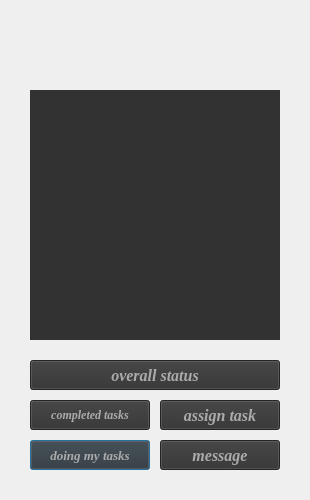
<?xml version="1.0" encoding="UTF-8"?>
<ui version="4.0">
 <class>project_window_2</class>
 <widget class="QDialog" name="project_window_2">
  <property name="geometry">
   <rect>
    <x>0</x>
    <y>0</y>
    <width>310</width>
    <height>500</height>
   </rect>
  </property>
  <property name="minimumSize">
   <size>
    <width>310</width>
    <height>500</height>
   </size>
  </property>
  <property name="maximumSize">
   <size>
    <width>310</width>
    <height>500</height>
   </size>
  </property>
  <property name="windowTitle">
   <string>Dialog</string>
  </property>
  <property name="styleSheet">
   <string notr="true"/>
  </property>
  <widget class="QPushButton" name="pushButton_7">
   <property name="geometry">
    <rect>
     <x>30</x>
     <y>440</y>
     <width>120</width>
     <height>30</height>
    </rect>
   </property>
   <property name="font">
    <font>
     <family>Georgia</family>
     <pointsize>10</pointsize>
     <weight>75</weight>
     <italic>true</italic>
     <bold>true</bold>
    </font>
   </property>
   <property name="cursor">
    <cursorShape>PointingHandCursor</cursorShape>
   </property>
   <property name="toolTip">
    <string>doing my tasks</string>
   </property>
   <property name="styleSheet">
    <string notr="true">color: rgb(171, 171, 171);
background-color: rgb(50, 50, 50);</string>
   </property>
   <property name="text">
    <string>doing my tasks</string>
   </property>
  </widget>
  <widget class="QPushButton" name="pushButton_8">
   <property name="geometry">
    <rect>
     <x>30</x>
     <y>400</y>
     <width>120</width>
     <height>30</height>
    </rect>
   </property>
   <property name="font">
    <font>
     <family>Georgia</family>
     <pointsize>9</pointsize>
     <weight>75</weight>
     <italic>true</italic>
     <bold>true</bold>
    </font>
   </property>
   <property name="cursor">
    <cursorShape>PointingHandCursor</cursorShape>
   </property>
   <property name="toolTip">
    <string>completed tasks</string>
   </property>
   <property name="styleSheet">
    <string notr="true">color: rgb(171, 171, 171);
background-color: rgb(50, 50, 50);</string>
   </property>
   <property name="text">
    <string>completed tasks</string>
   </property>
  </widget>
  <widget class="QPushButton" name="pushButton_6">
   <property name="geometry">
    <rect>
     <x>30</x>
     <y>360</y>
     <width>250</width>
     <height>30</height>
    </rect>
   </property>
   <property name="font">
    <font>
     <family>Georgia</family>
     <pointsize>12</pointsize>
     <weight>75</weight>
     <italic>true</italic>
     <bold>true</bold>
    </font>
   </property>
   <property name="cursor">
    <cursorShape>PointingHandCursor</cursorShape>
   </property>
   <property name="toolTip">
    <string>overall status</string>
   </property>
   <property name="styleSheet">
    <string notr="true">color: rgb(171, 171, 171);
background-color: rgb(50, 50, 50);</string>
   </property>
   <property name="text">
    <string>overall status</string>
   </property>
  </widget>
  <widget class="QListWidget" name="listWidget">
   <property name="geometry">
    <rect>
     <x>30</x>
     <y>90</y>
     <width>250</width>
     <height>250</height>
    </rect>
   </property>
   <property name="font">
    <font>
     <family>Georgia</family>
     <pointsize>11</pointsize>
     <weight>75</weight>
     <italic>true</italic>
     <bold>true</bold>
    </font>
   </property>
   <property name="toolTip">
    <string>all members</string>
   </property>
   <property name="styleSheet">
    <string notr="true">color: rgb(200, 171, 100);
background-color: rgb(50, 50, 50);</string>
   </property>
   <property name="frameShape">
    <enum>QFrame::NoFrame</enum>
   </property>
  </widget>
  <widget class="QPushButton" name="pushButton_3">
   <property name="geometry">
    <rect>
     <x>160</x>
     <y>400</y>
     <width>120</width>
     <height>30</height>
    </rect>
   </property>
   <property name="font">
    <font>
     <family>Georgia</family>
     <pointsize>12</pointsize>
     <weight>75</weight>
     <italic>true</italic>
     <bold>true</bold>
    </font>
   </property>
   <property name="cursor">
    <cursorShape>PointingHandCursor</cursorShape>
   </property>
   <property name="toolTip">
    <string>assign task</string>
   </property>
   <property name="styleSheet">
    <string notr="true">color: rgb(171, 171, 171);
background-color: rgb(50, 50, 50);</string>
   </property>
   <property name="text">
    <string>assign task</string>
   </property>
  </widget>
  <widget class="QPushButton" name="pushButton_2">
   <property name="geometry">
    <rect>
     <x>160</x>
     <y>440</y>
     <width>120</width>
     <height>30</height>
    </rect>
   </property>
   <property name="font">
    <font>
     <family>Georgia</family>
     <pointsize>12</pointsize>
     <weight>75</weight>
     <italic>true</italic>
     <bold>true</bold>
    </font>
   </property>
   <property name="cursor">
    <cursorShape>PointingHandCursor</cursorShape>
   </property>
   <property name="toolTip">
    <string>message</string>
   </property>
   <property name="styleSheet">
    <string notr="true">color: rgb(171, 171, 171);
background-color: rgb(50, 50, 50);</string>
   </property>
   <property name="text">
    <string>message</string>
   </property>
  </widget>
  <widget class="QLabel" name="label">
   <property name="geometry">
    <rect>
     <x>30</x>
     <y>30</y>
     <width>250</width>
     <height>30</height>
    </rect>
   </property>
   <property name="font">
    <font>
     <family>Georgia</family>
     <pointsize>20</pointsize>
     <weight>75</weight>
     <italic>true</italic>
     <bold>true</bold>
    </font>
   </property>
   <property name="layoutDirection">
    <enum>Qt::LeftToRight</enum>
   </property>
   <property name="styleSheet">
    <string notr="true">color: rgb(144, 48, 0);</string>
   </property>
   <property name="text">
    <string/>
   </property>
   <property name="textFormat">
    <enum>Qt::AutoText</enum>
   </property>
  </widget>
 </widget>
 <resources/>
 <connections/>
</ui>
